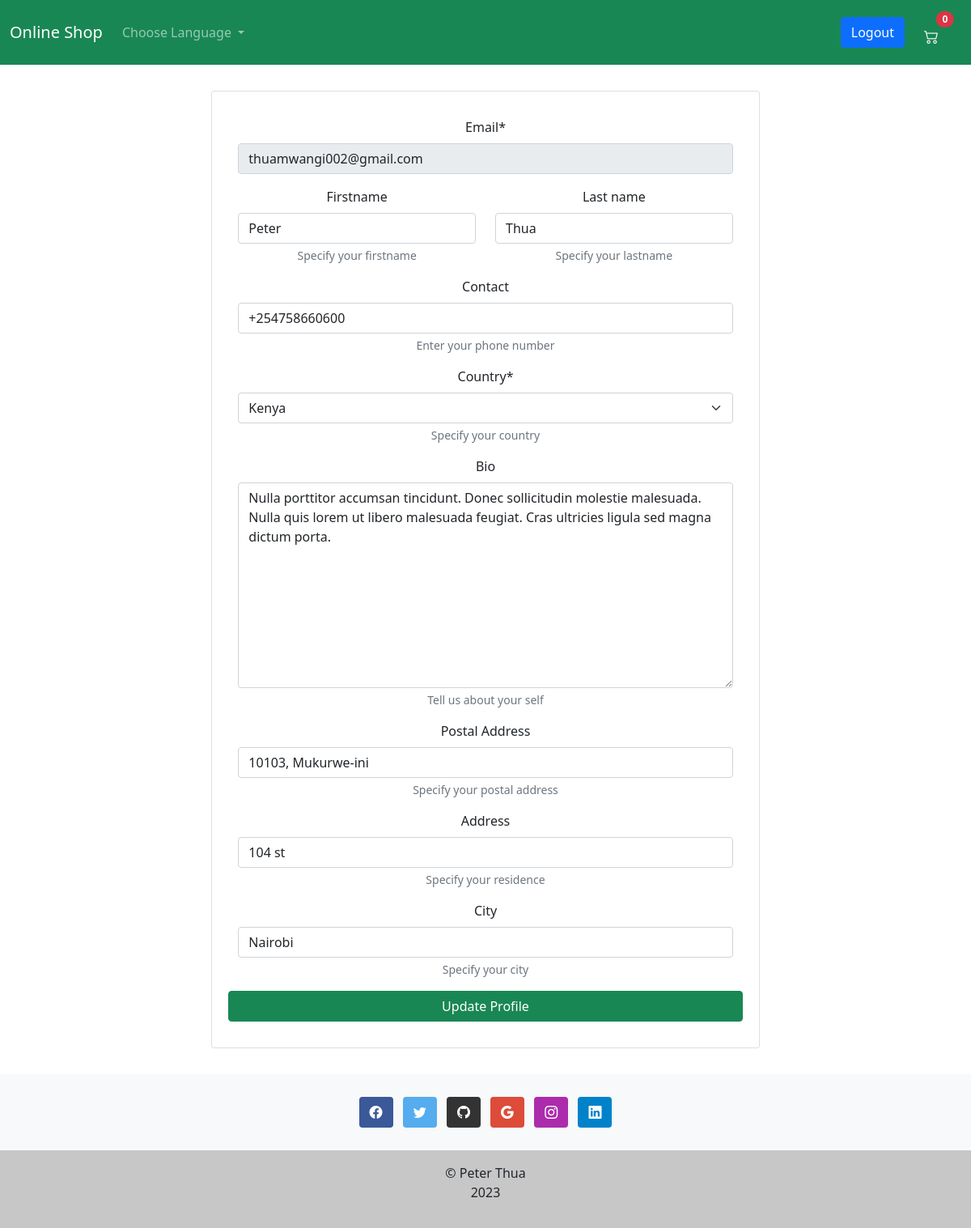
/en/accounts/user-profile/update/1/ (signed in), run on an earlier commit of the app's database.
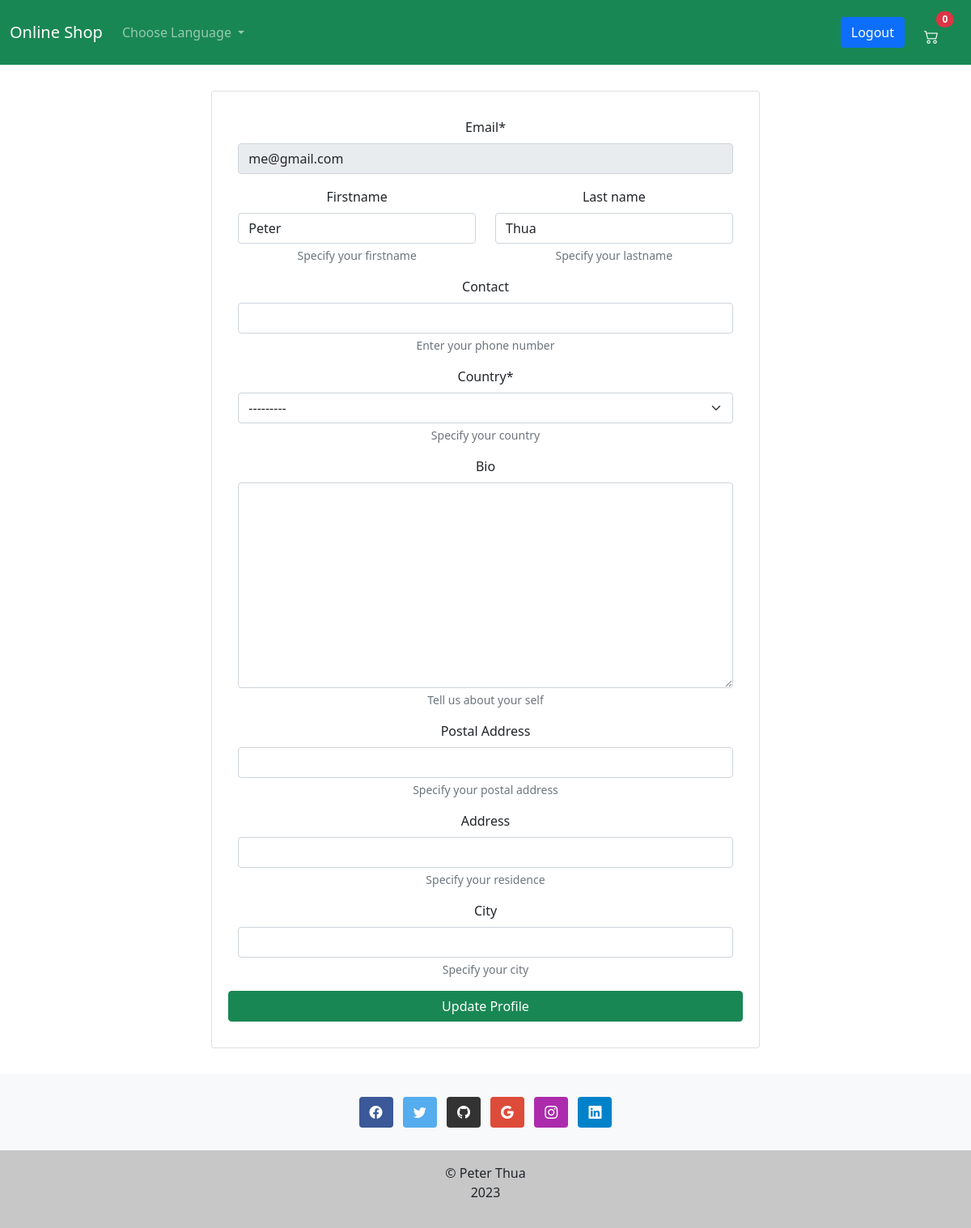
And on a later commit of the database.
### accounts/models.py (models this page shows, shortened)
class Account(AbstractUser):
    email = models.EmailField(_('Email'), unique=True)
    username = models.CharField(_('username'), max_length=150, unique=True)
    first_name = models.CharField(_('firstname'), max_length=150, blank=True)
    bio = models.TextField(_('Bio'), max_length=500, blank=True)
    country = CountryField(_('country'), blank_label=_('----------select country----------'))
    contact = PhoneNumberField(_('Contact'), blank=True)
    postal_address = models.CharField(max_length=50, blank=True, verbose_name=_('Postal Address'))
    address = models.CharField(_('address'), max_length=120, blank=True)
    city = models.CharField(_('City'), max_length=120, blank=True)
    is_active = models.BooleanField(default=False)
    is_staff = models.BooleanField(default=False)
    created = models.DateTimeField(auto_now_add=True)
    updated = models.DateTimeField(auto_now=True)
    objects = CustomUserManager()
    USERNAME_FIELD = 'email'
    """
        REQUIRED_FIELDS specify field names to be prompted when creating
        a user using the createsuperuser management command.
    """
    REQUIRED_FIELDS = ['username']
    class Meta:
        verbose_name = _('Accounts')
        verbose_name_plural = _('Accounts')

### accounts/views.py (the view, shortened to what this page needs)
# urls.py: path('user-profile/update/<str:pk>/', UpdateProfileView.as_view(), name='profile-update'),
class UpdateProfileView(LoginRequiredMixin, UpdateView):
    template_name = 'accounts/profile.html'
    form_class = UserProfileUpdateForm
    def get_queryset(self):
        return get_user_model().objects.filter(pk=self.kwargs.get('pk'))

### shop/cart.py (called while the page is built)
    def __len__(self):
        return sum(item['quantity'] for item in self.basket.values())

### shop/context_processor.py (called while the page is built)
def basket(request):
    return {
        'basket': Basket(request)
    }

### accounts/templates/accounts/profile.html (shortened to what this page needs)
{% extends 'base.html' %}
{% load crispy_forms_tags %}
{% block content %}
    <div class="row justify-content-center m-3 p-3">
        <div class="col-md-8">
            <div class="card p-3 text-center" style="background-color:white;">
                <div class="card-body">
                    <form method="post">
                        {% crispy form %}
                    </form>
                </div>
            </div>
        </div>
    </div>
{% endblock %}

### templates/base.html (shortened to what this page needs)
{% load i18n %}
{% load static %}
<!DOCTYPE html>
<html lang="en">
<head>
    <link rel="stylesheet" href="{% static 'css/bootstrap.min.css' %}">
    <link rel="stylesheet" href="{% static 'css/bootstrap-icons.css' %}">
    <link rel="stylesheet" href="{% static 'css/style.css' %}">
</head>
<body>
{% include 'navbar.html' %}
<div class="container">
    {% block content %}
    {% endblock %}
</div>
{% include 'footer.html' %}
</body>
</html>

### templates/navbar.html (shortened to what this page needs)
{% load i18n %}
<nav class="navbar navbar-expand-lg bg-success navbar-dark sticky-top" id="navigation">
    <div class="container-fluid">
        <a class="navbar-brand" href="{% url 'shop:index' %}">{% trans "Online Shop" %}</a>
        <div class="collapse navbar-collapse" id="navbarDropdown">
            <ul class="navbar-nav">
                <li class="nav-item dropdown">
                    <a class="nav-link dropdown-toggle" href="#" id="navbarDropdownLink" role="button"
                       data-bs-toggle="dropdown"
                       aria-expanded="false">
                        {% trans 'Choose Language' %}
                    </a>
                </li>
            </ul>
        </div>
        {% if request.user.is_authenticated %}
            <a href="{% url 'accounts:user-logout' %}" class="btn btn-primary">Logout</a>
        {% else %}
            <a href="{% url 'accounts:user-login' %}" class="btn btn-primary">Login</a>
        {% endif %}
        <ul class="navbar-nav d-flex flex-row me-1">
            <li class="nav-item me-3 me-lg-0">
                <a class="nav-link text-white position-relative m-3" style="height: 2rem;"
                   href="{% url 'shop:shopping_cart' %}">
                    <i class="bi bi-cart2" style="font-size: large;"></i>
                    <span class="position-absolute top-0 start-100 translate-middle badge rounded-pill bg-danger">
                           <span id="cart-total">{{ basket|length }}</span>
                    </span>
                </a>
            </li>
        </ul>
    </div>
</nav>

### templates/footer.html (shortened to what this page needs)
<footer class="bg-light text-white" id="footer">
    <div class="container p-4 pb-0 text-center">
        <section class="mb-4">
            <a class="btn text-white btn-floating m-1" style="background-color:#3b5998;" href="#">
                <i class="bi bi-facebook"></i>
            </a>
            <a class="btn text-white btn-floating m-1" style="background-color:#55acee;" href="#">
                <i class="bi bi-twitter"></i>
            </a>
            <a class="btn text-white btn-floating m-1" style="background-color:#333;"
               href="https://github.com/Pinchez25/">
                <i class="bi bi-github"></i>
            </a>
            <a class="btn text-white btn-floating m-1" style="background-color:#dd4b39;" href="#">
                <i class="bi bi-google"></i>
            </a>
            <a class="btn text-white btn-floating m-1" style="background-color:#ac2bac;" href="#">
                <i class="bi bi-instagram"></i>
            </a>
            <a class="btn text-white btn-floating m-1" style="background-color:#0082ca;" href="#">
                <i class="bi bi-linkedin"></i>
            </a>
        </section>
    </div>
    <div class="text-center p-3 text-dark bi" style="background-color: rgba(0,0,0,0.2);">
        &copy; Peter Thua
        <p id="year"></p>
    </div>
</footer>

What changed in the data, as far as the page shows it:
changed Account "Peter": email "thuamwangi002@gmail.com" → "me@gmail.com"; contact "+254758660600" → (not shown); country "Kenya" → "---------"; bio "Nulla porttitor accumsan tincidunt. Donec sollicitudin molestie malesuada. Nulla quis lorem ut libero malesuada feugiat. Cras ultricies ligula sed magna dictum porta." → (not shown); postal_address "10103, Mukurwe-ini" → (not shown); address "104 st" → (not shown); city "Nairobi" → (not shown)
